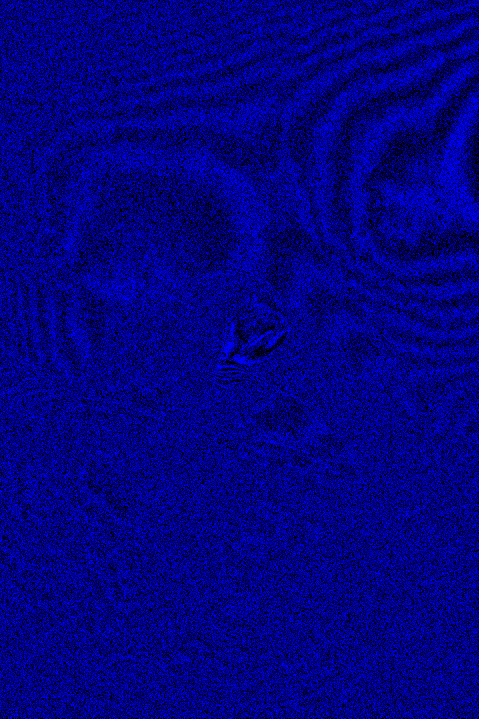
#> input picture ggg.png, 958 x 1437 px (shown at 1/2 size)
$ python -i processing_stego.py   (imports and definitions only)
#> lines starting #> are read from the running program, lines starting #| are printed output that depends on the picture
#> further down, picture is the input picture: PIL image 958x1437 RGB; mean R, G, B 0, 0, 127.5
import numpy as np
from scipy import stats
from PIL import Image
from math import floor, sqrt
import sys
import os
from PIL import Image, ImageDraw
from cryptography.fernet import Fernet
from colorama import Fore, Style

import config
a_path=config.a_path

# [25 lines left out: functions chi_squared_test, cs, calc_colors, calc_freq, not called in this run]


def visual_attack(img, join=False, bitnum=1):
#> called with join = False, bitnum = 1
    height, width = img.size
#> height = 958; width = 1437
    if join == False:
        channels = img.split()
        colors = [(0, 0, 0), (0, 255, 0), (0, 0, 255)] # red, green, blue
        suffixes = ['red', 'green', 'blue']
        for k in range(3):
            channel = channels[k].load()
            img_ch = Image.new("RGB", (height, width), color=colors[k])

            for i in range(height):
                for j in range(width):
                    bin_channel = bin(channel[i, j])
                    bin_channel = bin_channel[:2] + '0'*(10-len(bin_channel)) + bin_channel[2:]
                    bit = int(bin_channel[-bitnum]) # takes LSB
                    if bit == 1:
                        if k == 0:
                            img_ch.putpixel((i, j), 255) # black
                        else:
                            img_ch.putpixel((i, j), 0) # white
            name = "ggg.png"
            img_ch.save(name)
            img_ch.show()
#> this loop made 3 passes
#> pass 2, in visual_attack, `img_ch = Image.new("RGB", (height, width), color=colors[k])`:
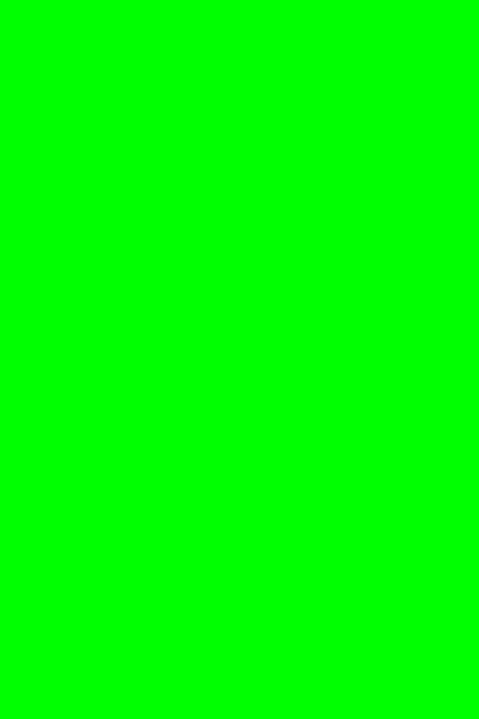
#> img_ch: PIL image 958x1437 RGB (shown at 1/2 size); mean R, G, B 0, 255, 0
#> pass 3, in visual_attack, `img_ch = Image.new("RGB", (height, width), color=colors[k])`:
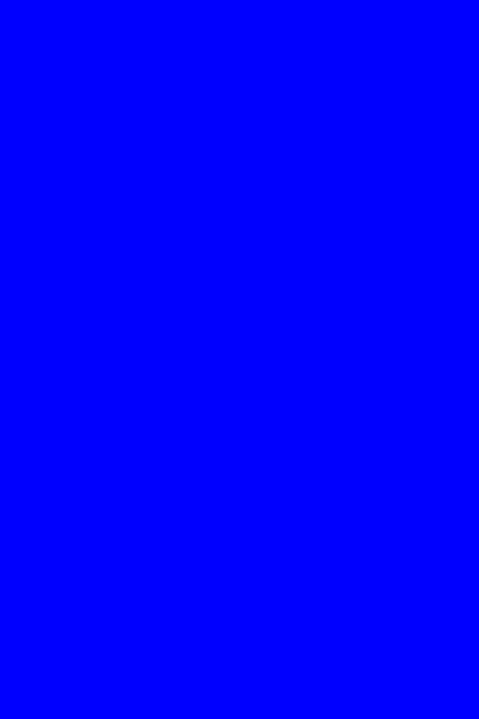
#> img_ch: PIL image 958x1437 RGB (shown at 1/2 size); mean R, G, B 0, 0, 255
#> after the loop:
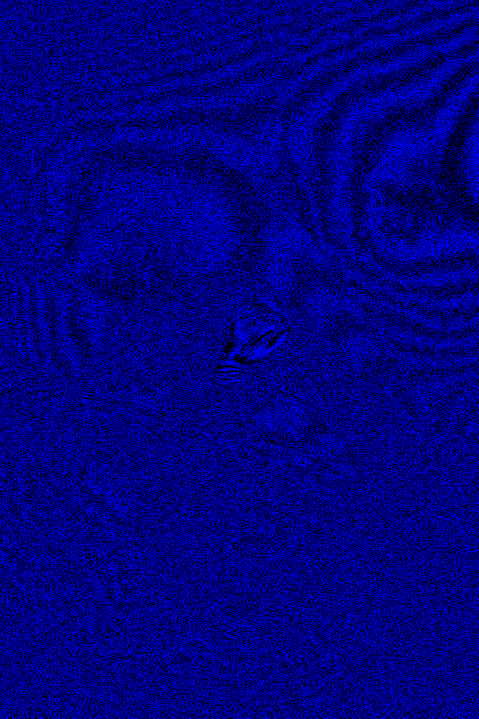
#> img_ch: PIL image 958x1437 RGB (shown at 1/2 size); mean R, G, B 0, 0, 127.5
    else:
        img_ch = Image.new("RGB", (height, width), color=(0, 0, 0))
        for i in range(height):
            for j in range(width):
                pixel = img.getpixel((i, j))
                if len(pixel) == 4: # if RGBA
                    pixel = pixel[:-1]
                new_pixel = [0, 0, 0]
                for k in range(3):
                    if int(bin(pixel[k])[-1]) == 1:
                        new_pixel[k] = 255
                    else:
                        new_pixel[k] = 0

                img_ch.putpixel((i, j), tuple(new_pixel))
        img_ch.save("LSB-" + img.filename.split(".")[0] + ".bmp")
        # logging.info("Openning LSB image...🌀")
        img_ch.show()

# [213 lines left out: functions chi_squared_attack, spa_test, analyze, rs_test, get_group, flip and 2 more, not called in this run]


def lsb_flip(pix):
    return list(map(lambda x: x ^ 1, pix))


# [157 lines left out: functions solve, encrypt, decrypt, des_encrypt, des_decrypt, split_count, not called in this run]


def last_replace(main_string, last_symbols):
    return str(main_string)[:-len(last_symbols)] + last_symbols

def text_to_binary(event):
    return ['0' * (8 - len(format(ord(elem), 'b'))) + format(ord(elem), 'b') for elem in event]


def binary_to_text(event):
    return [chr(int(str(elem), 2)) for elem in event]


# [25 lines left out: functions isset, error, using, not called in this run]


def success(text):
    print(Style.BRIGHT + Fore.GREEN + "     " + text + Style.RESET_ALL)


# [24 lines left out: functions find_max_index, balance_channel, not called in this run]

def encode(fileName, out_filename, text, balance=1):
    encrypt(fileName, text.strip(), Fernet.generate_key().decode(), balance, out_filename)

# [158 lines left out: functions decode, expr0, gen_data, expr1, stego_reseach, plot_exp, not called in this run]


# [2 lines not run here, left out]
    # plot_exp()

>>> from PIL import Image
>>> picture = Image.open('ggg.png')
>>> result = visual_attack(picture)
